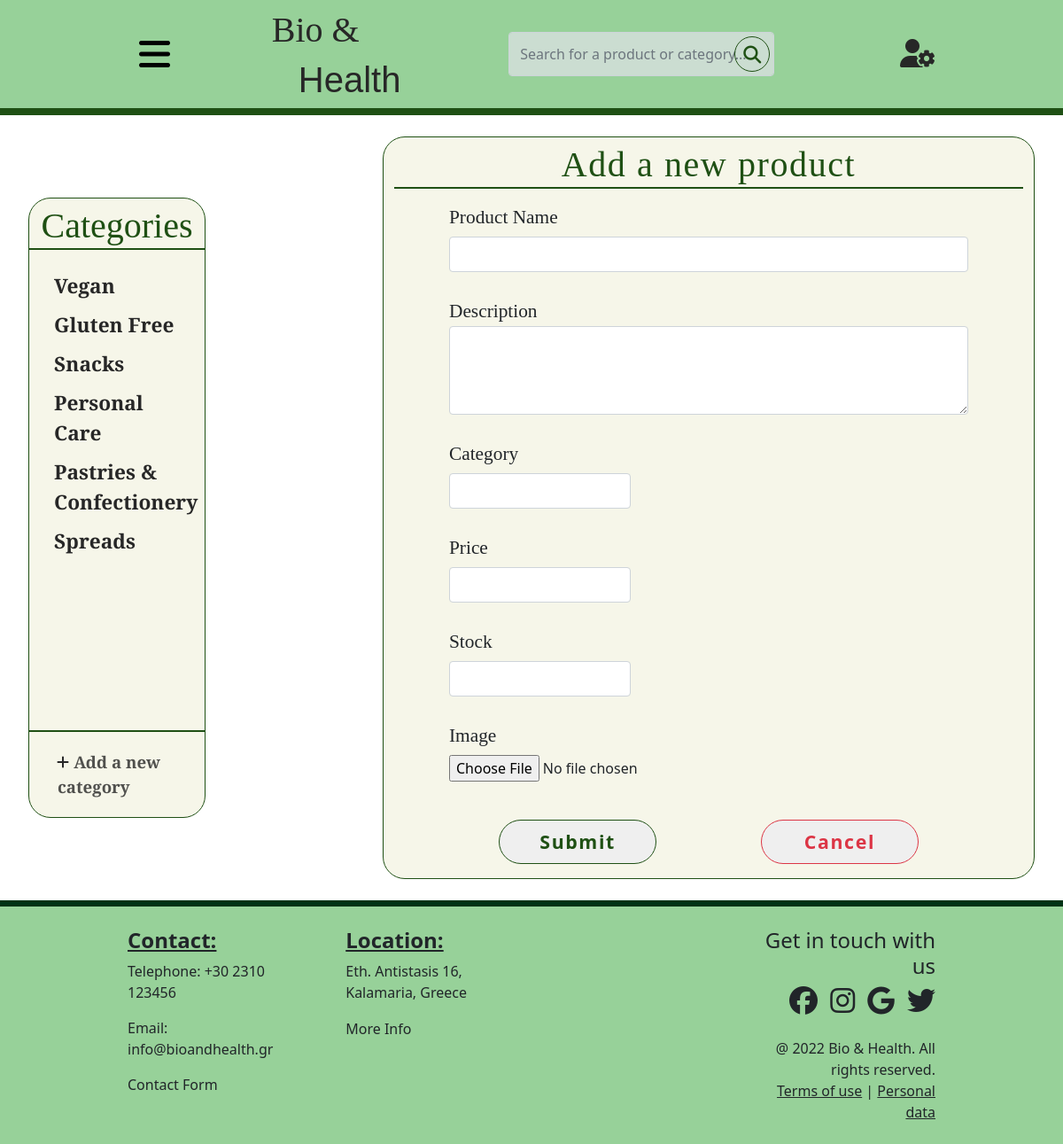
Page /AdminNewProduct.php on the committed database.
### tables this page shows
CREATE TABLE category (
    id INT AUTO_INCREMENT,
    name VARCHAR(50) NOT NULL,
    icon VARCHAR(75) NOT NULL,
    PRIMARY KEY (id)
);

### AdminNewProduct.php (the view, shortened to what this page needs)
<!DOCTYPE html>
<html lang="en">
<head>
    <link href="https://cdn.jsdelivr.net/npm/bootstrap@5.0.2/dist/css/bootstrap.min.css" rel="stylesheet">
    <link href="http://fonts.cdnfonts.com/css/sensei" rel="stylesheet">
    <link rel="stylesheet" href="CSS/sign.css">
    <link rel="stylesheet" href="CSS/navbar.css">
    <link rel="stylesheet" href="CSS/new_product.css">
</head>
<body class="d-flex flex-column min-vh-100">
    <?php
        include "Navbar.php";
        function echoCategory($row) {
            echo '<div class="category px-1 py-1">';
            echo    '<a href="#" class="category_name c-link">'.$row[0].'</a>';
            echo '</div>';
        }
    ?>
    <br>
    <section class="main-section">
        <div class="main-container text-center main">
                <div class="solid-border col-2 d-flex flex-column container small-container right-margin p-0">
                    <div class="text-center py-1 align-items-center header">
                        <h1 class="dark-green header-text m-0">Categories</h1>
                    </div>
                    <hr class="hr-border m-0">
                    <div class="scroll d-flex flex-column flex-grow-1 text-start px-4 py-3 my-1">
                        <?php
                            include "PHP_Back_End/db_connection.php";
                            $sql = "SELECT name FROM category";
                            $res = $con->query($sql);
                            while ($row = mysqli_fetch_row($res)) {
                                echoCategory($row);
                            }
                        ?>
                    </div>
                    <hr class="hr-border m-0">
                    <div id="add" class="add text-start py-3 my-1">
                        <a href="#" onclick="openForm();"><i class="fa-solid fa-plus category-icon"></i></a>
                        <a href="#" onclick="openForm();" class="c-link add-link ">Add a new category</a>
                    </div>
                </div>
                <div class="solid-border col-8 container big-container">
                    <div class="d-flex justify-content-center py-1">
                        <h1 class="dark-green extra-spacing header-text m-0">Add a new product</h1>
                    </div>
                    <hr class="hr-border m-0">
                    <form action="PHP_Back_End/new_product.php" method="post">
                        <div>
                            <div class="field d-flex flex-column">
                                <label for="product_name" class="text-start">Product Name</label>
                                <input type="text" id="product_name" class="product-input-field form-control" name="product_name" required>
                            </div>
                            <div class="field d-flex flex-column">
                                <label for="product_description" class="text-start">Description</label>
                                <textarea type="text" id="product_description" class="product-input-area form-control" name="product_description" required></textarea>
                            </div>
                            <div class="field d-flex flex-column">
                                <label for="product_category" class="text-start">Category</label>
                                <input type="text" id="product_category" class="product-input-field small form-control" name="product_category" required>
                            </div>
                            <div class="field d-flex flex-column">
                                <label for="product_price" class="text-start">Price</label>
                                <input type="number" id="product_price" class="product-input-field small form-control" name="product_price" required>
                            </div>
                            <div class="field d-flex flex-column">
                                <label for="product_stock" class="text-start">Stock</label>
                                <input type="number" id="product_stock" class="product-input-field small form-control" name="product_stock" required>
                            </div>
                            <div class="field d-flex flex-column">
                                <label for="product_image" class="text-start">Image</label>
                                <input type="file" id="product_image" class="product-input-field p-0" name="product_image" required>
                            </div>
                        </div>
                        <div class="d-flex justify-content-evenly">
                            <button class="button sign-btn submit solid-border dark-green extra-spacing my-3" type="submit">Submit</button>
                            <button class="button sign-btn submit red-solid-border danger-red extra-spacing my-3" type="button" onclick="document.getElementById('form').reset();location.href='Index.php'">Cancel</button>
                        </div>
                    </form>
                </div>
        </div>
    </section>
    <br>
    <?php
        include "Footer.php";
    ?>
</body>
</html>

### CSS/sign.css (style rules this page uses)
.header-text { font-family: 'Source Serif pro', serif; position: relative; top: 3px; }
.dark-green { color: #1f5014; }
.solid-border { border: 1px solid #1f5014; }
.red-solid-border { border: 1px solid #dc3545; }
.hr-border { border: none; border-top: 2px solid #1f5014; opacity: 100%; }
.extra-spacing { letter-spacing: 0.1rem; }
.main-section { flex: 1; display: flex; }
.main-container { flex: 1; display: flex; align-items: center; justify-content: center; }
.container { background-color: #f6f6e9; border-radius: 25px; display: flex; flex-direction: column; min-height: 700px; margin-right: 0; margin-left: 0; }
.big-container { min-width: 300px; max-width: 1100px; }
.small-container { min-width: 200px; max-width: 400px; max-height: 700px; padding: 40px; }
.button { border-radius: 25px; text-decoration: none; }
.sign-btn { font-size: 15pt; padding: 6px 15px; align-self: center; width: 25%; }

### CSS/navbar.css (style rules this page uses)
.dark-green { color: #1f5014; }
.danger-red { color: #dc3545; }

### CSS/new_product.css (style rules this page uses)
.main { padding: 0 4%; }
.header { text-align: center; }
.right-margin { margin-right: 200px; }
.category { margin-bottom: 2px; }
.category-icon { color: #272727; position: relative; bottom: 1px; right: 1px; }
.c-link { color: #272727; font-family: 'Source Serif pro', serif; font-size: 17pt; font-weight: 800; text-decoration: none; }
.add { display: block; padding-left: 32px; }
.add-link { font-size: 14pt; opacity: 0.8; }
label { display: block; font-family: 'Source Serif pro', serif; font-size: 16pt; }
.field { margin: 5px 50px; padding: 12px; text-align: center; }
.product-input-field { width: 100%; height: 40px; margin-top: 5px; padding: 5px; }
.small { width: 35% !important; }
.product-input-area { width: 100%; height: 100px; }
.submit { font-size: 16pt; font-weight: 600; height: 50px; }
.scroll { max-height: 600px; overflow-y: auto; }

### rows in the picture
category: name "Vegan"
category: name "Gluten Free"
category: name "Snacks"
category: name "Personal Care"
category: name "Pastries & Confectionery"
category: name "Spreads"
